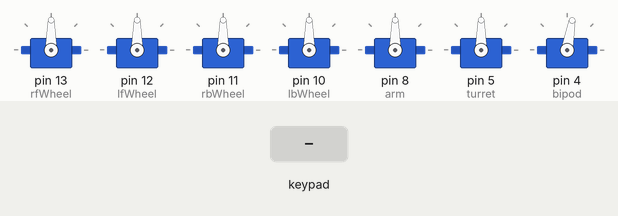
Recording of a sketch running on a simulated Arduino Uno, built with avr-gcc and run on an emulated ATmega328P. On the bench: 7 × servo. The test bench sets the inputs (shaded band).

Above: at 1.2 s.
1.3 s: key 'L' pressed
At 2.1 s:
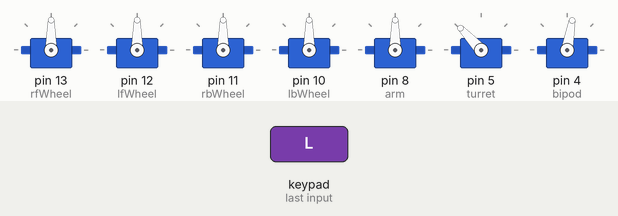
3.1 s: key 'U' pressed
At 3.3 s:
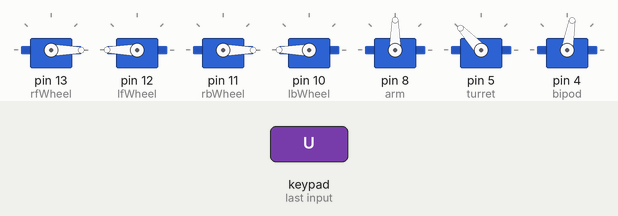
5.0 s: key 'D' pressed
At 5.2 s:
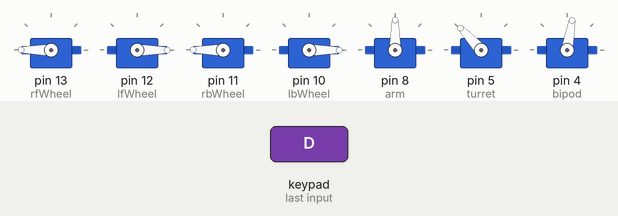
6.9 s: key 'R' pressed
At 7.05 s:
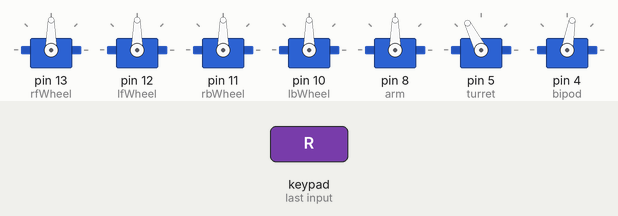
8.7 s: key 'X' pressed
At 9.9 s:
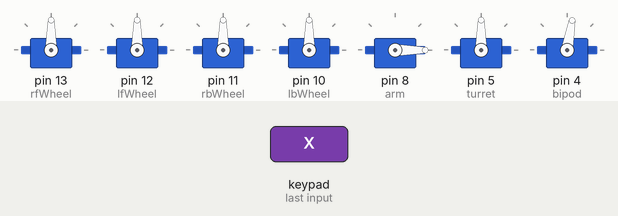
11.7 s: key 'O' pressed
At 11.9 s:
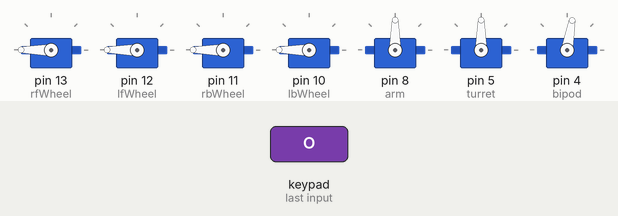
Timing chart, 0 to 14.6 s (numbered marks = the images above; inputs shaded):
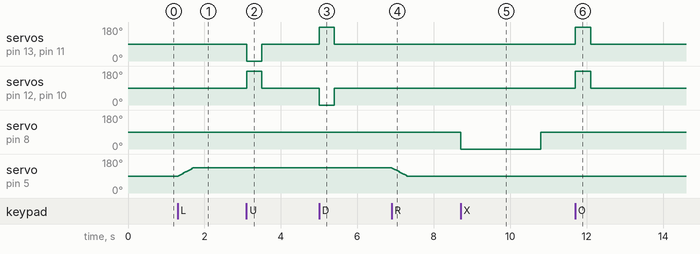

The sketch:

Arduino.ino
```cpp
//Library for dabble and it's gamepad
#define CUSTOM_SETTINGS
#define INCLUDE_GAMEPAD_MODULE
#include <Dabble.h>

//Default librarys for servo control
#include "Arduino.h"
#include <Servo.h>

//Wheels
Servo rfWheel;
Servo lfWheel;
Servo rbWheel;
Servo lbWheel;

//Firing servo
Servo arm;

//X and y diriction servo
Servo turret;
Servo bipod;


float pwm = 90;     //Servo angle
bool autoAim = 0;   //Auto aim mode
bool pod = 0;       //Aiming pod mode, must be on when auto aim mode, also adjusts the aiming e
bool flush = 0;
int temp = 90;

void setup() {
  //Servos pin assigning
  rfWheel.attach(13);
  lfWheel.attach(12);
  rbWheel.attach(11);
  lbWheel.attach(10);
  arm.attach(8);
  turret.attach(5);
  bipod.attach(4);

  //set serial and bluetooth port baud rate
  Serial.begin(9600);
  Dabble.begin(9600, 6, 7);
}

void loop() {
  Dabble.processInput();
  exe();
}

void exe()
{
  //Dabble gamepad get inputs
  if (GamePad.isLeftPressed())
  {
    moveTurret(+0.05);
  }
  else if (GamePad.isRightPressed())
  {
    moveTurret(-0.05);
  }
  else
  {

    if(autoAim)
    {
      if(flush) //Flush the serial port when auto aim is activated, so the turret doesn't shake
      {
        temp = pwm;
        if (Serial.available() > 0)
        {
          pwm = pwm + Serial.parseInt();
          pwm = temp;
          turret.write(pwm);
          flush = 0;
        }
      }
      else if (Serial.available() > 0)
      {
        pwm = pwm + Serial.parseInt();
        if (pwm < 0)
        {
          pwm = 0;
        }
        if(pwm > 180)
        {
          pwm = 180;
        }
          turret.write(pwm);
      }
    }
    else //If auto aim not on, tank is free to move, and put the pod down
      {
        if (GamePad.isUpPressed())
        {
          forward();
          pod = 0;
        }
        else if (GamePad.isDownPressed())
        {
          back();
          pod = 0;
        }
        else if (GamePad.isSquarePressed())
        {

          left();
          pod = 0;
        }
        else if (GamePad.isCirclePressed())
        {

          right();
          pod = 0;
        }
        else
        {
          stop();
        }
      }
  }

  if(pod) //Put the pod up
  {
    bipod.attach(4);
    bipod.write(180);
  }
  else  //Put the pod down
  {
    bipod.write(80);
  }

  //Fire
  if (GamePad.isCrossPressed())
  {
    fire();
  }

  //Auto aim mode
  if (GamePad.isTrianglePressed())
  {
    autoAim = 1;
    pod = 1;
    flush = 1;
  }

  //Turnoff auto and pod mode
  if (GamePad.isStartPressed())
  {
    autoAim = 0;
    pod = 0;
  }

  //Turn off auto mode but stays/turn-on the pod
  if (GamePad.isSelectPressed())
  {
    autoAim = 0;
    pod = 1;
  }
}

//Turn the turret by adding or subtracting current angle with parameter
void moveTurret(float angle)
{
  if(pwm + angle > 180)
  {
    pwm = 180;
  }
  else if(pwm + angle < 0)
  {
    pwm = 0;
  }
  else
  {
    pwm = pwm + angle;
  }
  turret.write(pwm);
}

//Stop everything to save maximum power for firing
void fire()
{
  stop();
  arm.write(0);
  delay(2100);
  arm.write(90);
}

void recenter()
{
  turret.write(90);
}

void stop()
{
  rfWheel.write(90);
  lfWheel.write(90);
  rbWheel.write(90);
  lbWheel.write(90);
}

void start()
{
  rfWheel.attach(13);
  lfWheel.attach(12);
  rbWheel.attach(11);
  lbWheel.attach(10);
  arm.attach(8);
  turret.attach(5);
}
void right()
{
  rfWheel.write(180);
  lfWheel.write(180);
  rbWheel.write(180);
  lbWheel.write(180);
}

void left()
{
  rfWheel.write(0);
  lfWheel.write(0);
  rbWheel.write(0);
  lbWheel.write(0);
}

void back()
{
  rfWheel.write(180);
  rbWheel.write(180);
  lfWheel.write(0);
  lbWheel.write(0);
}

void forward()
{

  rfWheel.write(0);
  rbWheel.write(0);
  lfWheel.write(180);
  lbWheel.write(180);

}
```

Measured:
- after the input at 1.3 s, servo on pin 5 (turret): moves from 90° to 133° over 0.39 s, starting at once
- after the input at 3.1 s, servo on pin 13 (rfWheel), servo on pin 11 (rbWheel): 90° → 0° at once, → 90° 0.40 s later; servo on pin 12 (lfWheel), servo on pin 10 (lbWheel): 90° → 180° at once, → 90° 0.40 s later
- after the input at 5.0 s, servo on pin 13 (rfWheel), servo on pin 11 (rbWheel): 90° → 180° at once, → 90° 0.40 s later; servo on pin 12 (lfWheel), servo on pin 10 (lbWheel): 90° → 0° at once, → 90° 0.40 s later
- after the input at 6.9 s, servo on pin 5 (turret): moves from 133° to 90° over 0.39 s, starting at once
- after the input at 8.7 s, servo on pin 8 (arm): 90° → 0° at once, → 90° 2.1 s later
- after the input at 11.7 s, servo on pin 13 (rfWheel), servo on pin 12 (lfWheel), servo on pin 11 (rbWheel), servo on pin 10 (lbWheel): 90° → 180° at once, → 90° 0.40 s later
